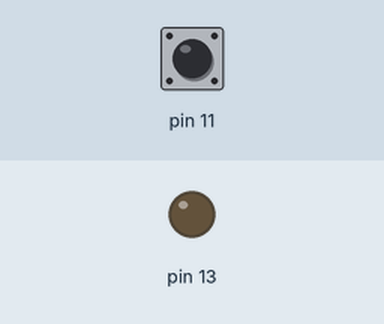
Bench run of a sketch on a simulated Arduino Uno, built with avr-gcc and run on an emulated ATmega328P. Parts: output pins drawn as LEDs (lit = HIGH). Dashed ring = blinking. Inputs (shaded band) come from the test bench; at power-on: pin 11 HIGH. What the sketch prints to the serial monitor is not drawn.

Above: at 1.2 s.
1.3 s: pin 11 pulled LOW for 0.15 s
At 1.37 s:
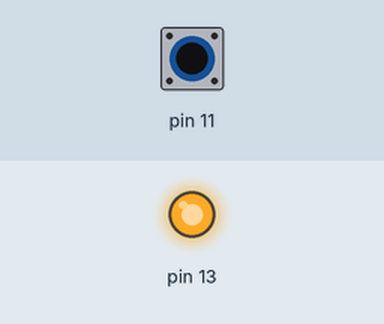
4.4 s: pin 11 pulled LOW for 1 s
At 6.4 s:
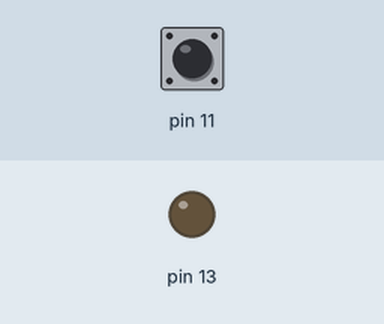
6.9 s: pin 11 pulled LOW for 3.2 s
At 7.5 s:
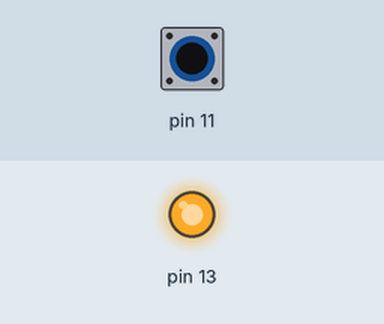
11.6 s: pin 11 pulsed LOW 5 times (0.12 s each, 0.3 s apart)
At 11.96 s:
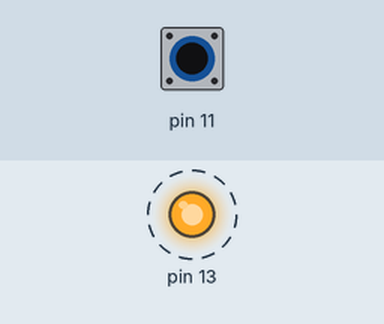
Timing chart, 0 to 14.6 s (numbered marks = the images above; inputs shaded):
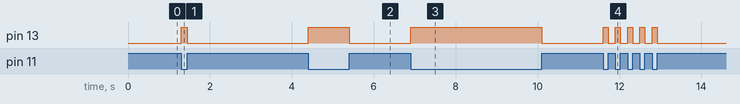

Measured:
- after the input at 1.3 s, pin 13: LOW → HIGH at once, → LOW 0.15 s later
- after the input at 4.4 s, pin 13: LOW → HIGH at once, → LOW 1.0 s later
- after the input at 6.9 s, pin 13: LOW → HIGH at once, → LOW 3.2 s later
- after the input at 11.6 s, pin 13: alternates HIGH for 0.12 s and LOW for 0.18 s, 10 changes in all, then stays LOW, starting at once

The sketch:

SpstFootSwitch.ino
```cpp
void printBanner()
{
  Serial.print(F("Tekkies Foot Switch:SPST:v1.00\r\n"));
}

void setup() {
  pinMode(11, INPUT);
  digitalWrite(11, HIGH);
  pinMode(13, OUTPUT);
  digitalWrite(13, LOW);
  Serial.begin(9600);
  //printBanner();
}


void loop() {
  int lastMicHot=-1;
  int micHot = -1;
  while(true)
  {

      int chars = Serial.peek();
      if(chars != -1)
      {
        do
        {
          Serial.read();
          chars = Serial.peek();
        } while(chars != -1);
        printBanner();
      }


      micHot = !digitalRead(11);

      if(micHot != lastMicHot) {
        digitalWrite(13, micHot);
        Serial.print(micHot ? "H" : "M");
        lastMicHot = micHot;
        delay(100);
    }
  }
}
```
